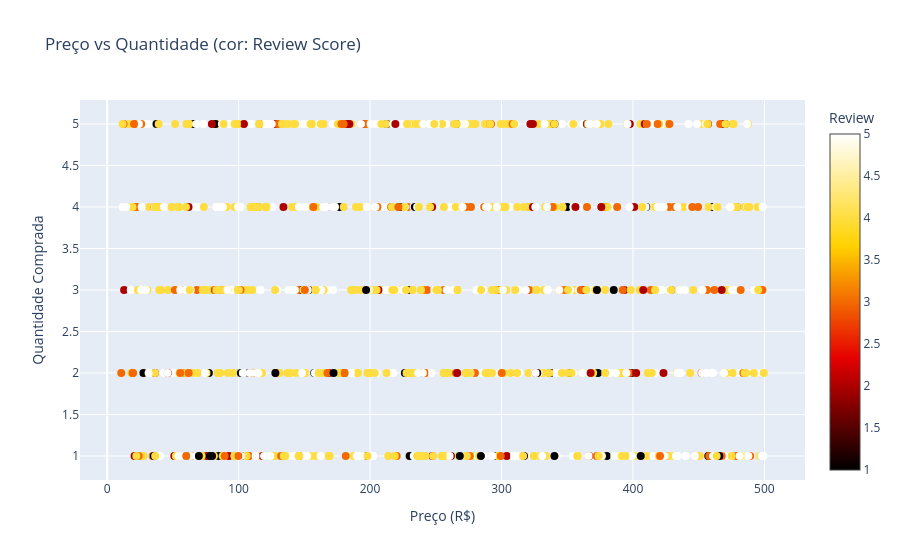

Notebook cell for this chart:
### Code cell
# Scatter price vs quantity colorido por review

fig = go.Figure(go.Scatter(
    x=df['price'],
    y=df['quantity'],
    mode='markers',
    marker=dict(
        color=df['review_score'],
        colorscale='Hot',
        size=8,
        showscale=True,
        colorbar=dict(title='Review')
    ),
    text=df['category_name'],
    hovertemplate='Preço: R$%{x:.2f}<br>Quantidade: %{y}<br>Categoria: %{text}<br>Review: %{marker.color:.1f}'
))
fig.update_layout(
    title='Preço vs Quantidade (cor: Review Score)',
    xaxis_title='Preço (R$)',
    yaxis_title='Quantidade Comprada'
)

fig.show()

### Figure 1 — Plotly figure (JSON) as saved in the notebook; plotly's stock layout.template omitted (floating-point values rounded to 4 significant figures; data arrays with more than 128 entries replaced by an {"elided": "..."} marker saying what was removed)
{"data": [{"hovertemplate": "Preço: R$%{x:.2f}<br>Quantidade: %{y}<br>Categoria: %{text}<br>Review: %{marker.color:.1f}", "marker": {"color": {"elided": "1000 float values"}, "colorbar": {"title": {"text": "Review"}}, "colorscale": [[0, "rgb(0,0,0)"], [0.3333, "rgb(230,0,0)"], [0.6667, "rgb(255,210,0)"], [1, "rgb(255,255,255)"]], "showscale": true, "size": 8}, "mode": "markers", "text": {"elided": "1000 str values"}, "type": "scatter", "x": {"elided": "1000 float values"}, "y": {"elided": "1000 int values"}}], "layout": {"title": {"text": "Preço vs Quantidade (cor: Review Score)"}, "xaxis": {"title": {"text": "Preço (R$)"}}, "yaxis": {"title": {"text": "Quantidade Comprada"}}}}
